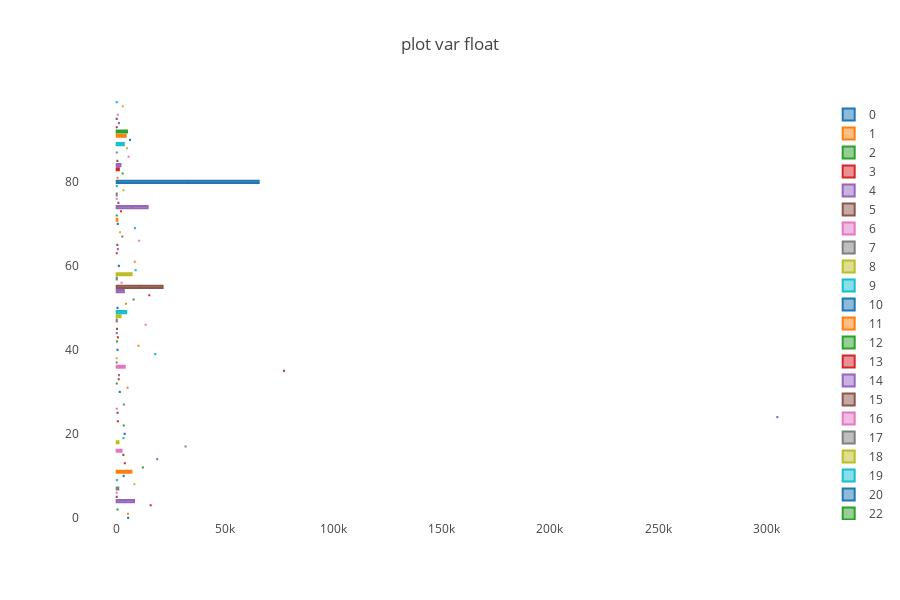

Notebook code for this chart:
### Code cell
## boxplot for var

#getting the data ready for plot
data = [go.Box(x=df2_T[df2_T[col]!=0][col],
              name=col)
        for col in float_colmuns
        ]

# setting layout
layout = go.Layout(
    autosize=False,
    title='plot var float',
    width=900,
    height=600
)

#combine data and layout settings into fig
fig = go.Figure(data=data, layout=layout)

#inline plot(iplot for jupyter notebook)
iplot(fig, filename='usd_pledged freq table by country')

### Figure 1 — Plotly figure (JSON) as saved in the notebook; plotly's stock layout.template omitted (floating-point values rounded to 4 significant figures)
{"data": [{"name": "0", "type": "box", "uid": "3a359670-e300-43d9-a7d3-57cc57cafa9e", "x": [5266.0]}, {"name": "1", "type": "box", "uid": "bdd748b9-3869-45a5-9004-5e59ee5c16e2", "x": [5225]}, {"name": "2", "type": "box", "uid": "d46c8e87-dc0b-41ec-b511-5568b0259a86", "x": [362]}, {"name": "3", "type": "box", "uid": "bdad3a65-1f24-4b00-822e-a7c3577943d0", "x": [15678]}, {"name": "4", "type": "box", "uid": "5a976a5e-94d0-4926-8c4b-db62a4f879ac", "x": [1, 7979.0]}, {"name": "5", "type": "box", "uid": "2e89d21d-8e73-42d1-913f-6facc758ccd4", "x": [2, 0.916]}, {"name": "6", "type": "box", "uid": "4a302f90-bd6d-4775-b3c9-d218e2eea33b", "x": [12]}, {"name": "7", "type": "box", "uid": "5e82f477-452e-4c33-8964-9daf46514100", "x": [3, 750.3]}, {"name": "8", "type": "box", "uid": "6c173d88-fce9-4c14-a3db-dd27360790c3", "x": [8160]}, {"name": "9", "type": "box", "uid": "19de5b48-de15-40a2-bd4a-16ccb14b2bb3", "x": [100]}, {"name": "10", "type": "box", "uid": "8c098442-efd2-4fc0-9939-f7f4b7908d83", "x": [3210]}, {"name": "11", "type": "box", "uid": "737f9690-05b3-4bcc-b96a-e7b499da25f6", "x": [3, 6777.0]}, {"name": "12", "type": "box", "uid": "4b0c4866-791a-4594-8841-90a492f31b80", "x": [12060]}, {"name": "13", "type": "box", "uid": "7bd80e8d-82eb-4b0d-8631-0cd1e4a4512e", "x": [3735]}, {"name": "14", "type": "box", "uid": "da3b6cac-15fc-4145-884b-0d247e8c08bc", "x": [18700.0]}, {"name": "15", "type": "box", "uid": "0c127a12-36fb-47c9-9602-9babd6798282", "x": [3039]}, {"name": "16", "type": "box", "uid": "6a9dadae-7cbc-4ead-942b-b914ddae2ad4", "x": [3, 2264.0]}, {"name": "17", "type": "box", "uid": "12a58a8e-ee58-43e5-92b5-97e457f10b96", "x": [31809]}, {"name": "18", "type": "box", "uid": "c338d66e-8b13-4c16-ad3e-ac0c5d3111a1", "x": [2, 816.0]}, {"name": "19", "type": "box", "uid": "a679ab13-7b94-4544-a4c1-fad470b5a6c2", "x": [3145]}, {"name": "20", "type": "box", "uid": "82c8e39d-ca7e-4818-ae3b-4a2dfdf8600b", "x": [3695]}, {"name": "21", "type": "box", "uid": "e3d8ad6e-c9a3-46a6-9bc0-d54b3e768fd2", "x": []}, {"name": "22", "type": "box", "uid": "20151dd2-d69b-4260-8762-31e26185ab5f", "x": [3247]}, {"name": "23", "type": "box", "uid": "8f4be55a-d110-4ca7-8128-242dda1e6995", "x": [525]}, {"name": "24", "type": "box", "uid": "75a198e2-f325-426e-b65c-cc776aa67bac", "x": [304900.0]}, {"name": "25", "type": "box", "uid": "9843dd69-dbd8-4a5f-8998-77d2847833e0", "x": [395]}, {"name": "26", "type": "box", "uid": "5608de3e-040c-42be-996f-3580ffc8b62b", "x": [40]}, {"name": "27", "type": "box", "uid": "d2805c6c-fb0f-47c8-9e99-d994e783c4f5", "x": [3298]}, {"name": "28", "type": "box", "uid": "00149626-97ba-4e07-b32f-680a1f5a224b", "x": []}, {"name": "29", "type": "box", "uid": "dce8421d-9c59-474a-8373-653917c71d14", "x": []}, {"name": "30", "type": "box", "uid": "017a3392-f45e-4021-83bc-f2c0246c2e27", "x": [1425]}, {"name": "31", "type": "box", "uid": "ce204ef0-500c-4b07-8351-5584518c4536", "x": [5002]}, {"name": "32", "type": "box", "uid": "fbccda3c-f227-4c63-bddf-52c1f3e08ecb", "x": [2]}, {"name": "33", "type": "box", "uid": "c8a601ed-49ec-4471-b7af-f43d61bfbfbe", "x": [925]}, {"name": "34", "type": "box", "uid": "d0c04cb9-e66c-475f-bc1c-adabe1e791ad", "x": [1069]}, {"name": "35", "type": "box", "uid": "51add2f8-5a86-426c-a570-4356668d128d", "x": [77240]}, {"name": "36", "type": "box", "uid": "d30c5a0a-3340-4a8a-8115-58607cafeb01", "x": [3, 3715.0]}, {"name": "37", "type": "box", "uid": "0cf582c3-6734-4b0a-8adf-b44703fa9513", "x": [2, 0.7592]}, {"name": "38", "type": "box", "uid": "6044f435-fc6c-42ad-a33f-96289e39ccfa", "x": [1]}, {"name": "39", "type": "box", "uid": "3c6120c1-4135-488f-b7cb-d4110eed8c29", "x": [17800]}, {"name": "40", "type": "box", "uid": "265a3108-f02a-49cf-8fbb-3bebbc0ba60a", "x": [384]}, {"name": "41", "type": "box", "uid": "e2eea6cb-c8cf-456b-aab4-688807ddbb35", "x": [10086]}, {"name": "42", "type": "box", "uid": "a7ef4e0f-b7c3-451b-95c6-0ef922d19275", "x": [140]}, {"name": "43", "type": "box", "uid": "3deda021-e531-4508-b828-eb1f959b8a91", "x": [526]}, {"name": "44", "type": "box", "uid": "233867ae-01c6-4e1a-bfc4-c251952f4075", "x": [37]}, {"name": "45", "type": "box", "uid": "0b148b55-1faf-4b51-9987-7fa1c82ac737", "x": [128]}, {"name": "46", "type": "box", "uid": "c7e4c26f-2335-4103-a5f6-a6f61884f84c", "x": [13360.0]}, {"name": "47", "type": "box", "uid": "f14b91db-f0d0-4993-a00c-15079867b7d0", "x": [4, 47.89]}, {"name": "48", "type": "box", "uid": "5322368d-871b-4bb6-9bf7-1ec89f4fab1e", "x": [3, 1796.0]}, {"name": "49", "type": "box", "uid": "1101ddb3-b45f-40a0-9ec8-5d70b0ae6161", "x": [5, 4359.0]}, {"name": "50", "type": "box", "uid": "72dd057a-fe02-41b2-816e-8a38ec2968b4", "x": [343]}, {"name": "51", "type": "box", "uid": "6444e12d-6024-4e67-860b-800d141f317e", "x": [4281]}, {"name": "52", "type": "box", "uid": "b1099146-7092-4eb8-8465-9e9b1dfc1531", "x": [7805]}, {"name": "53", "type": "box", "uid": "553805af-c57b-44e7-8f3b-0b4ef7b295c9", "x": [15051]}, {"name": "54", "type": "box", "uid": "400f9fea-c1c7-404f-9117-e0fac4a811d5", "x": [3, 3287.0]}, {"name": "55", "type": "box", "uid": "d40939e9-09a7-430b-9a8c-efdac6804b1e", "x": [5, 21200.0]}, {"name": "56", "type": "box", "uid": "a72475f9-b108-49bb-a8b9-11464f7992fd", "x": [2216]}, {"name": "57", "type": "box", "uid": "9d9593b8-0a57-417e-9f40-fa8422abbe30", "x": [3, 55.68]}, {"name": "58", "type": "box", "uid": "2b4ee766-0685-4105-b654-fd237ecd4139", "x": [3, 6909.0]}, {"name": "59", "type": "box", "uid": "1bf128b6-b0c1-43b6-b7a9-8fef0ecade97", "x": [8742]}, {"name": "60", "type": "box", "uid": "cfa1df24-1369-41e6-9a24-2f39b5312544", "x": [993]}, {"name": "61", "type": "box", "uid": "60fd8e27-22dc-406c-9ba8-4ed8a577e649", "x": [8328]}, {"name": "62", "type": "box", "uid": "d3d93b11-ad78-49ac-9ad6-5a5f19301ddb", "x": []}, {"name": "63", "type": "box", "uid": "9223271a-4846-4379-a49a-9c4e9405ad3a", "x": [20]}, {"name": "64", "type": "box", "uid": "d30e7763-7cae-4c3e-80b8-b4125642c897", "x": [510]}, {"name": "65", "type": "box", "uid": "99210062-aac9-4458-8be7-7dca6eeea89e", "x": [296]}, {"name": "66", "type": "box", "uid": "37c5bdf2-a8f2-4abb-9ce5-cdae45e58c9c", "x": [10350]}, {"name": "67", "type": "box", "uid": "88634a47-8975-4ed3-930a-b45c06d63a6e", "x": [2580]}, {"name": "68", "type": "box", "uid": "46f669ca-9caa-43a7-a894-91bd11ea8f49", "x": [1550]}, {"name": "69", "type": "box", "uid": "0de983ad-89ea-43e1-b298-94f257bc65b2", "x": [8400.0]}, {"name": "70", "type": "box", "uid": "af898a8f-3106-4e72-b9c2-f46db3170c7d", "x": [515]}, {"name": "71", "type": "box", "uid": "92e620ea-4d0c-488d-8beb-df75083cc7e0", "x": [2, 288.4]}, {"name": "72", "type": "box", "uid": "e3ad081e-a587-4948-b31b-82cd0229d129", "x": [1]}, {"name": "73", "type": "box", "uid": "a8b27b98-8cad-46ad-a9dd-41fc33ad6cb2", "x": [2015]}, {"name": "74", "type": "box", "uid": "65a2ccba-7c91-4076-9c1f-f63f7217147e", "x": [6, 14260.0]}, {"name": "75", "type": "box", "uid": "0ce82669-f6fb-4c9a-8898-5bd900886ee7", "x": [797]}, {"name": "76", "type": "box", "uid": "e15eb312-9a31-4242-879a-f4dc90b20ad0", "x": [24]}, {"name": "77", "type": "box", "uid": "8a8a7a31-7dc9-40c0-adfd-0b614503547b", "x": [7, 1.179]}, {"name": "78", "type": "box", "uid": "7a16e5dd-206d-4226-936a-04792bdd8d74", "x": [3159]}, {"name": "79", "type": "box", "uid": "73a52744-1bef-48d2-8c1f-8654f3ec4db4", "x": [36]}, {"name": "80", "type": "box", "uid": "c6303988-2f6e-4b24-921a-46a73b852080", "x": [8, 65540.0]}, {"name": "81", "type": "box", "uid": "61e579b4-aaa9-462d-b982-e5f185be784e", "x": [416]}, {"name": "82", "type": "box", "uid": "024aed38-7cfc-4b21-a14e-e5bff828fd51", "x": [2746]}, {"name": "83", "type": "box", "uid": "d375a451-a834-4d2f-8315-9ac5f7629951", "x": [3, 998.3]}, {"name": "84", "type": "box", "uid": "be74c7d0-6b74-4831-999c-bade95a63b10", "x": [8, 1738.0]}, {"name": "85", "type": "box", "uid": "4c745630-17ae-422a-9fa2-ed5470f5d82d", "x": [314]}, {"name": "86", "type": "box", "uid": "82ac9cd8-af75-491e-b4f3-050ed6fda7a5", "x": [5491]}, {"name": "87", "type": "box", "uid": "90ad9764-894e-4027-bada-f33743107cca", "x": [40]}, {"name": "88", "type": "box", "uid": "672d7271-2053-42e2-a963-0fa7137b6014", "x": [4771]}, {"name": "89", "type": "box", "uid": "a6b03d47-5be0-43ca-903b-543d082dee4d", "x": [3, 3267.0]}, {"name": "90", "type": "box", "uid": "b690960c-4892-4fba-a64e-93d25e187df8", "x": [6113]}, {"name": "91", "type": "box", "uid": "51628ca3-70cd-4f5d-9a56-1da81e59ba7d", "x": [8, 4136.0]}, {"name": "92", "type": "box", "uid": "8f6a6b91-0aff-4d0b-8d26-df06b8aae45e", "x": [3, 4778.0]}, {"name": "93", "type": "box", "uid": "a7c726ab-5a77-45a0-87cf-340f3c288769", "x": [25]}, {"name": "94", "type": "box", "uid": "c74ac989-eede-41c1-b276-6858800a5c9b", "x": [1036]}, {"name": "95", "type": "box", "uid": "ee706cd3-ca78-46fd-939d-0bc728cae295", "x": [5]}, {"name": "96", "type": "box", "uid": "16c1cbcc-251b-4d37-9c7a-2b042aad460f", "x": [535]}, {"name": "97", "type": "box", "uid": "a699bb81-c9e8-4fdd-b9ec-e1011c6335e1", "x": []}, {"name": "98", "type": "box", "uid": "77e1eea3-7836-406f-8e70-01f636aa57cf", "x": [2825]}, {"name": "99", "type": "box", "uid": "93db87ff-6494-4fbc-9f8c-53e8656fd536", "x": [9]}], "layout": {"autosize": false, "height": 600, "title": {"text": "plot var float"}, "width": 900}}
